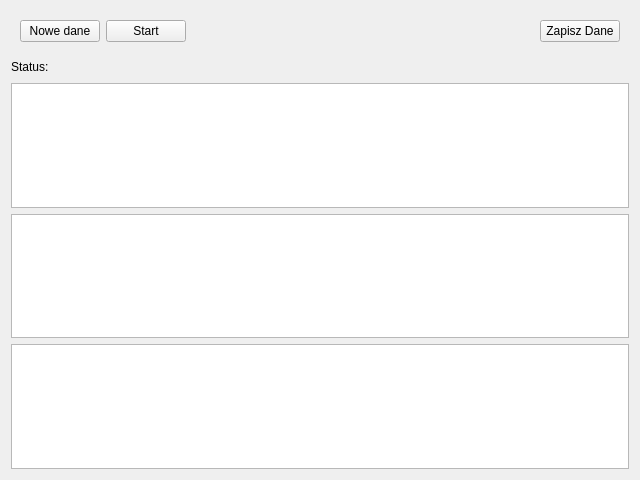
<?xml version="1.0" encoding="UTF-8"?>
<ui version="4.0">
 <class>MierzonePozycje</class>
 <widget class="QWidget" name="MierzonePozycje">
  <property name="geometry">
   <rect>
    <x>0</x>
    <y>0</y>
    <width>640</width>
    <height>480</height>
   </rect>
  </property>
  <property name="windowTitle">
   <string>Form</string>
  </property>
  <layout class="QVBoxLayout" name="verticalLayout">
   <item>
    <widget class="QWidget" name="widget" native="true">
     <layout class="QHBoxLayout" name="horizontalLayout">
      <item>
       <widget class="QPushButton" name="pbNoweDane">
        <property name="text">
         <string>Nowe dane</string>
        </property>
       </widget>
      </item>
      <item>
       <widget class="QPushButton" name="pbStart">
        <property name="text">
         <string>Start</string>
        </property>
       </widget>
      </item>
      <item>
       <spacer name="horizontalSpacer_2">
        <property name="orientation">
         <enum>Qt::Horizontal</enum>
        </property>
        <property name="sizeHint" stdset="0">
         <size>
          <width>293</width>
          <height>20</height>
         </size>
        </property>
       </spacer>
      </item>
      <item>
       <widget class="QPushButton" name="pbZapisz">
        <property name="text">
         <string>Zapisz Dane</string>
        </property>
       </widget>
      </item>
     </layout>
    </widget>
   </item>
   <item>
    <layout class="QHBoxLayout" name="horizontalLayout_2">
     <item>
      <widget class="QLabel" name="label">
       <property name="text">
        <string>Status:</string>
       </property>
      </widget>
     </item>
     <item>
      <widget class="QLabel" name="status">
       <property name="text">
        <string/>
       </property>
      </widget>
     </item>
     <item>
      <spacer name="horizontalSpacer">
       <property name="orientation">
        <enum>Qt::Horizontal</enum>
       </property>
       <property name="sizeHint" stdset="0">
        <size>
         <width>40</width>
         <height>20</height>
        </size>
       </property>
      </spacer>
     </item>
    </layout>
   </item>
   <item>
    <widget class="QTableWidget" name="table"/>
   </item>
   <item>
    <widget class="QTextEdit" name="localdebug"/>
   </item>
   <item>
    <widget class="QTextEdit" name="debug"/>
   </item>
  </layout>
 </widget>
 <resources/>
 <connections/>
</ui>
